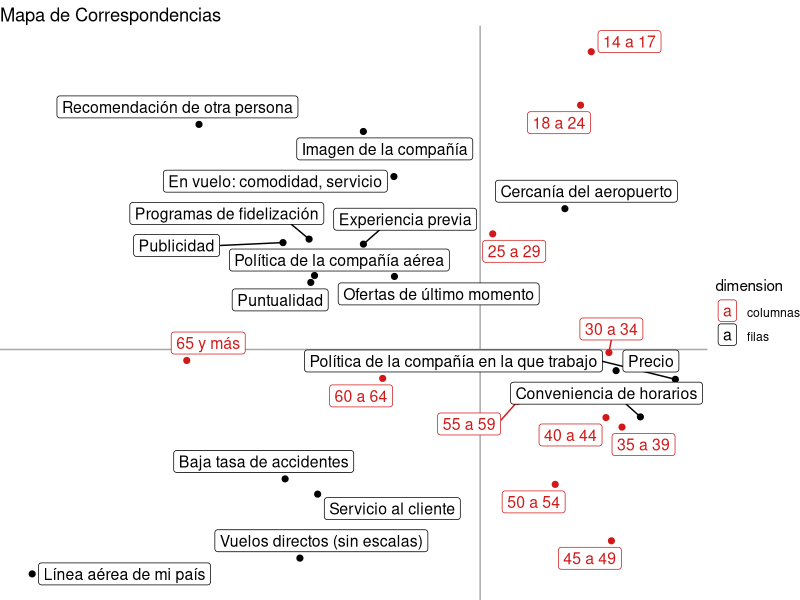

R code for this plot:
library(FactoMineR)
library(ggplot2)
library(ggrepel)
library(readxl)

datos <- as.data.frame(read_excel("ejemplo CA.xlsx", 1))
rownames(datos) <- datos[,1]
datos <- datos[,-1]

acor <- CA(datos, graph = FALSE)

filas <- as.data.frame(acor$row$coord[,1:2])
filas$dimension <- "filas"
columnas <- as.data.frame(acor$col$coord[,1:2])
columnas$dimension <- "columnas"

grafico <- rbind(filas,columnas)
names(grafico) <- c("x","y","dimension")
porcx <- round(acor$eig[1,2],2)
porcy <- round(acor$eig[2,2],2)

ggplot(grafico, aes(x, y, label=row.names(grafico))) +
  geom_hline(yintercept=0, color="darkgrey") +
  geom_vline(xintercept=0, color="darkgrey") +
  geom_point(size=1.75, aes(colour = dimension)) +
  scale_colour_manual(values=c("#D11919","black")) +
  geom_label_repel(size=4, aes(colour = dimension)) +
  ggtitle("Mapa de Correspondencias") +  
  ylab(paste0("Contribucion: ",porcy,"%")) +
  xlab(paste0("Contribucion: ",porcx,"%")) +
  theme_void() +
  theme(axis.text.x = element_blank()) + 
  theme(axis.text.y = element_blank()) +
  theme(axis.ticks.x = element_blank()) +
  theme(axis.ticks.y = element_blank())
